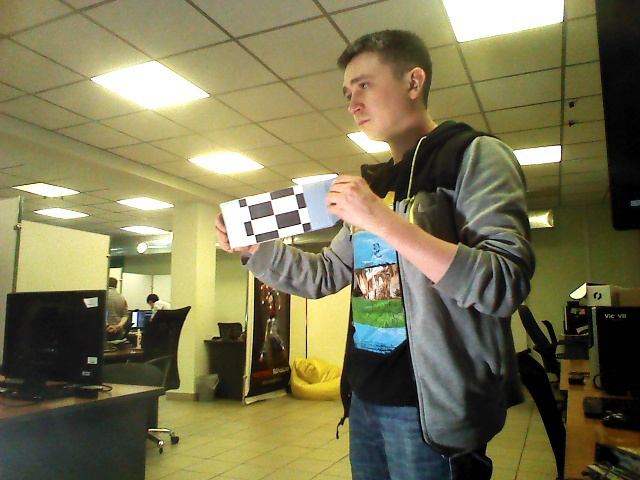
#> input picture task4/data/marker0.jpg, 640 x 480 px; its folder holds 4 pictures in this run
$ python task4.py
#> lines starting #> are read from the running program, lines starting #| are printed output that depends on the picture; long printed decimals are rounded
import os
from glob import glob
from typing import List
import random

import numpy as np
import cv2
from scipy import optimize as opt
import matplotlib.pyplot as plt


data_dir = 'data/'
image_names = [data_dir + 'marker' + str(num) + '.jpg' for num in range(21)]
images = [cv2.imread(image_name) for image_name in image_names]
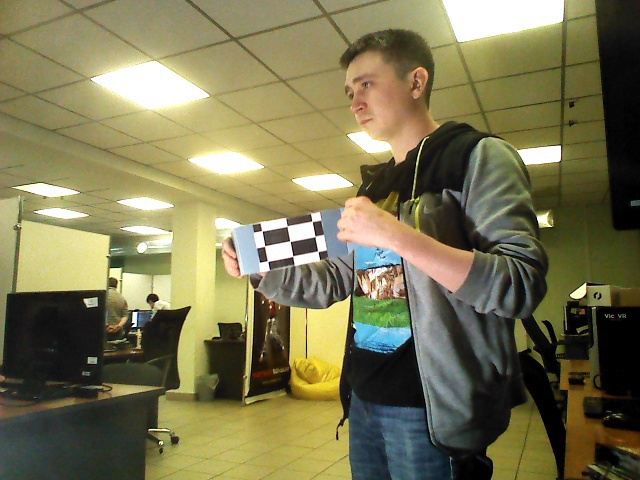
#> input picture task4/data/marker1.jpg, 640 x 480 px
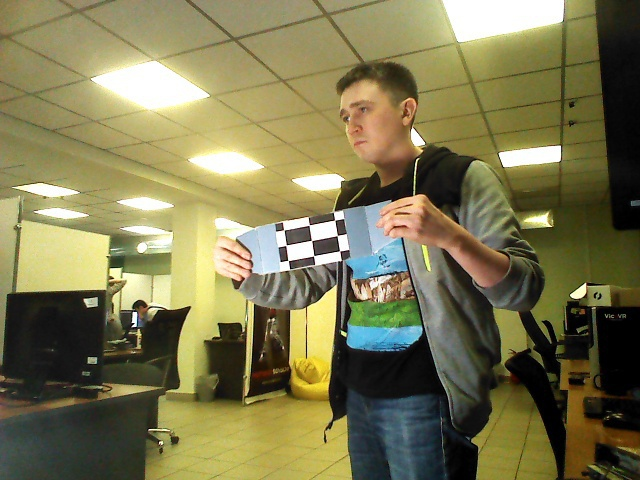
#> input picture task4/data/marker10.jpg, 640 x 480 px
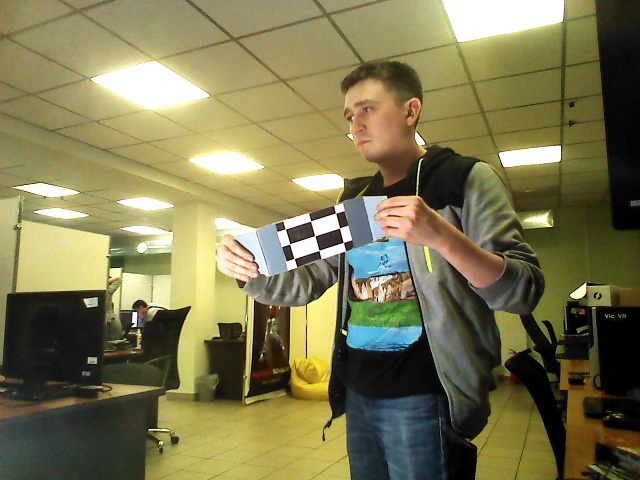
#> input picture task4/data/marker11.jpg, 640 x 480 px
#> images = 21 items

# camera parameters
cx = 320.0
cy = 240.0
fx = 575.7
fy = 575.7

matrix_transform = np.array([[fx, 0, cx], [0, fy, cy], [0, 0, 1]])

# marker size in mm (internal 4 single-colored rectangles)
markerWidth = 52.5
markerHeight = 31.0

# roi of marker
rx = 247
ry = 187
rw = 63
rh = 53

# marker coords in start
P = np.array([[-52.5, 31.0, 100],
              [0, 31.0, 100],
              [52.5, 31.0, 100],
              [-52.5, 0, 100],
              [0, 0, 100],
              [52.5, 0, 100],
              [-52.5, -31.0, 100],
              [0, -31.0, 100],
              [52.5, -31.0, 100]])

class NLOptimization:

    def __init__(self, images: List,
                 start_rvectvec: np.array,
                 start_roi: List,
                 objectPoint: np.array,
                 matrix_transform: np.array):
        self.images = images
#> self.images = 21 items
        self.lst_rvectvec = [start_rvectvec]
#> self.lst_rvectvec = [[1, 1, -0.33, 20, 30, 1000]]
        self.start_roi = [start_roi]
        self.objectPoint = objectPoint
        self.corners = []
        self.matrix_transform = matrix_transform
#> self.matrix_transform = [[575.7, 0, 320], [0, 575.7, 240], [0, 0, 1]]

    def set_match(self, pxs: np.array):
        """
        Функция задает порядок точек.
        :param pxs: 2D-array, 9x2 shape
        :return: Возвращает точки в нужном порядке
        """
        pxs_list = pxs.tolist()
        assert len(pxs_list) == 9, len(pxs_list)
        pxs_list = sorted(pxs_list, key=lambda px: px[0])
        index = np.arange(0, 9).reshape((3, 3)).transpose().reshape(9)
        return np.array([pxs_list[x] for x in index[::-1]])

    def erros_px(self, matrix_rt: np.array):
        """
        Calculate error for R_i and T_i without qrt
        :param pxs2: 8x2 shape matrix. Pxs on image.
        :param pxs3: 8x3 shape matrix. Pxs in real world.
        :param matrix_rt: 1x6 shape matrix. Rotate and Transfer.
        :return: 1x18 shape matrix errors
        """

        def operator(matrix: np.array):
            """
            Operator
            :param matrix: (a, b, c)
            :return: (a/c, b/c)
            """
            if (matrix[:, 2] == 0).any():
                raise ZeroDivisionError('matrix[2] == 0')

            # matrix[:, 0] = matrix[:, 0] / matrix[:, 2]
            # matrix[:, 1] = matrix[:, 1] / matrix[:, 2]
            matrix = matrix / matrix[:, 2].reshape((9, 1))
            return matrix[:, :2]

        def camera_transform(pxs: np.array):
            return pxs.dot(matrix_transform.transpose())

        matrix_r, matrix_t = cv2.Rodrigues(matrix_rt[:3])[0].transpose(), matrix_rt[3:]
        cm = camera_transform(self.objectPoint @ matrix_r + matrix_t)
        op = operator(cm)
        er = op - self.corners[-1]

        return er.reshape((1, 18))[0]

    def transform(self, matrix_rt: np.array):
        """
        Calculate error for R_i and T_i without qrt
        :param matrix_rt: 1x6 shape matrix. Rotate and Transfer.
        :return: pxs2: 8x2 shape matrix .Project pxs3 on image with help matrix_rt
        """

        def operator(matrix: np.array):
            """
            Operator
            :param matrix: (a, b, c)
            :return: (a/c, b/c)
            """
            if (matrix[:, 2] == 0).any():
                raise ZeroDivisionError('matrix[2] == 0')

            matrix[:, 0] = matrix[:, 0] / matrix[:, 2]
            matrix[:, 1] = matrix[:, 1] / matrix[:, 2]
            return matrix[:, :2]

        def camera_transform(pxs: np.array):
            return pxs.dot(self.matrix_transform.transpose())

        matrix_r, matrix_t = cv2.Rodrigues(matrix_rt[:3])[0].transpose(), matrix_rt[3:]
        cm = camera_transform(self.objectPoint @ matrix_r + matrix_t)
        op = operator(cm)
        return op

    def get_corners(self, roi):
        """
        Function return coords of good features on image
        :param image:
        :return: matrix 9x2 shape (now returned 9x1x2)
        """
        gray = cv2.cvtColor(roi, cv2.COLOR_BGR2GRAY)
        corners = cv2.goodFeaturesToTrack(image=gray,
                                          maxCorners=20,
                                          qualityLevel=0.01,
                                          minDistance=6)
        criteria = (cv2.TERM_CRITERIA_EPS + cv2.TERM_CRITERIA_MAX_ITER, 100, 0.001)
        new_corners = cv2.cornerSubPix(image=gray,
                                       corners=np.array(corners),
                                       winSize=(5, 5),
                                       zeroZone=(-1, -1),
                                       criteria=criteria)
        new_corners = new_corners[:9]
        size = new_corners.size
        return new_corners.reshape((int(size / 2), 2, 1))[:, :, 0]

    def get_roi(self, image: np.array, coords: List):
        x, y, w, h = coords
        return image[y:y+h, x:x+w]

    def jac(self, x):
        """
        Function return Jacobian
        :param x: vector shape 1x6. rvec + tvec
        :return: Jacobian matrix shape 18x6
        """
        return cv2.projectPoints(objectPoints=self.objectPoint,
                                 rvec=x[:3],
                                 tvec=x[3:],
                                 cameraMatrix=self.matrix_transform,
                                 distCoeffs=None)[1][:, :6]

    @staticmethod
    def draw_pxs(image, pxs, color):
        for px in pxs:
            x, y = int(px[0]), int(px[1])
            cv2.circle(image, (x, y), 2, color)

    @staticmethod
    def draw_roi(image, coords, color):
        pt1 = coords[0], coords[1]
        pt2 = coords[0] + coords[2], coords[1] + coords[3]
        cv2.rectangle(image, pt1=pt1, pt2=pt2, color=color)

    @staticmethod
    def draw_cube(img, corners):
        top = min(corners, key=lambda x: x[1])
        bot = max(corners, key=lambda x: x[1])
        left = min(corners, key=lambda x: x[0])
        right = max(corners, key=lambda x: x[0])
        pxs = np.array([left, top, right, bot])
        pxs = np.int0(pxs)
        cv2.drawContours(img, [pxs], 0, (0, 0, 255), 2)
        # [8 lines of commented-out code are left out]
        return img

    def add_roi(self, corners: np.array, c=50):
        # [4 lines of commented-out code are left out]
        mean = np.mean(corners, axis=1)
        mx, my = int(mean[0]), int(mean[1])
        x_min, y_min, x_max, y_max = mx-c, my-c, mx+c, my+c
        self.start_roi.append([x_min, y_min, x_max-x_min, y_max-y_min])

    def task4(self):
        for image in self.images:
            print('---')
            roi = self.get_roi(image=image, coords=self.start_roi[-1])
            corners = self.get_corners(roi)
            delta_x, delta_y = np.array(self.start_roi[-1][:2])
            # x and y or y and x?
            corners = corners + np.array([delta_x, delta_y])
            contour_area = cv2.contourArea(corners.astype(np.float32))
            print(contour_area)
            # self.draw_roi(image, self.start_roi[-1], 255)
            # self.draw_cube(image, corners)
            self.corners.append(self.set_match(corners))
            optim = opt.least_squares(fun=self.erros_px,
                                      x0=self.lst_rvectvec[-1],
                                      jac=self.jac,
                                      method='lm')
            self.lst_rvectvec.append(optim.x)
            self.add_roi(self.transform(optim.x), 80)
            self.corners.append(self.transform(optim.x))
            self.draw_pxs(image, pxs=self.transform(optim.x), color=255)
            plt.imshow(image)
            plt.show()
#> this loop made 3 passes
#> (x in get_roi, y in get_roi, w in get_roi, h in get_roi, criteria in get_corners, size in get_corners, delta_x, delta_y) on passes 1 to 2: (247, 187, 63, 53, (3, 100, 0.001), 18, 247, 187), (186, 173, 160, 160, (3, 100, 0.001), 18, 186, 173)
#> (x in get_roi, y in get_roi, w in get_roi, h in get_roi) on pass 3: (197, 185, 160, 160)
#| ---
#| 419.753
#| ---
#| 120.182
#| ---
#> pass 1, in get_corners, `gray = cv2.cvtColor(roi, cv2.COLOR_BGR2GRAY)`:
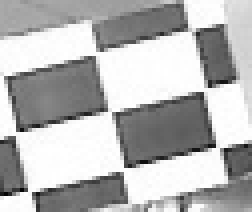
#> gray: shape (53, 63) (shown 4 times larger); min 4, max 255, mean 181.2
#> pass 1, in task4, `plt.show()`:
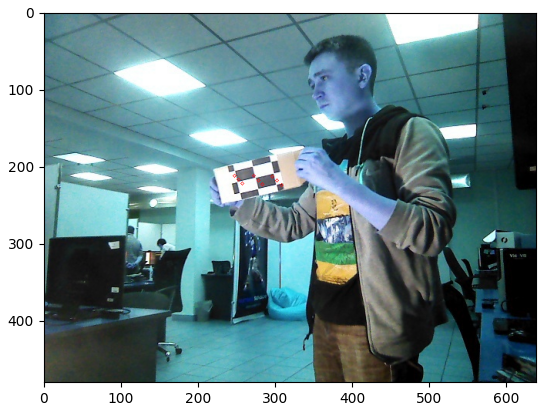
#> figure drawn by matplotlib, 1 panel; B, G, R data is drawn as R, G, B
#> pass 2, in get_corners (call 2), `gray = cv2.cvtColor(roi, cv2.COLOR_BGR2GRAY)`:
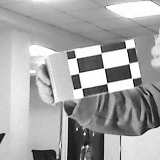
#> gray: shape (160, 160); min 1, max 255, mean 166.4
#> after the loop:
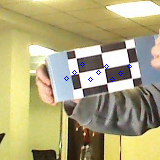
#> roi: shape (160, 160, 3); mean B, G, R 125.5, 168.4, 176.8
#> after the loop, self.corners = 4 point arrays, longest 9 points; self.lst_rvectvec = [[1, 1, -0.33, 20, 30, 1000], [0.355, 2.26, -1.54, -98.16, 50.52, 1150.3], [0.726, 1.43, -2.26, -45.04, 101.9, 1053.3]]


nlo = NLOptimization(images=images,
                     start_rvectvec=np.array([1, 1, -0.33, 20, 30, 1000], dtype=np.float32),
                     start_roi=[rx, ry, rw, rh],
                     matrix_transform=np.array([[fx, 0, cx], [0, fy, cy], [0, 0, 1]]),
                     objectPoint=P)

#> (the run stopped early here; a loop or call above may not have finished)
